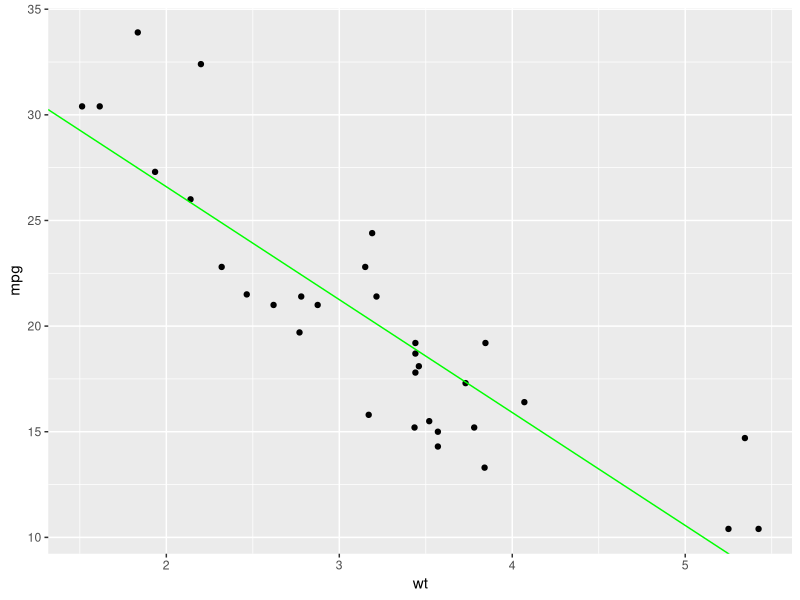
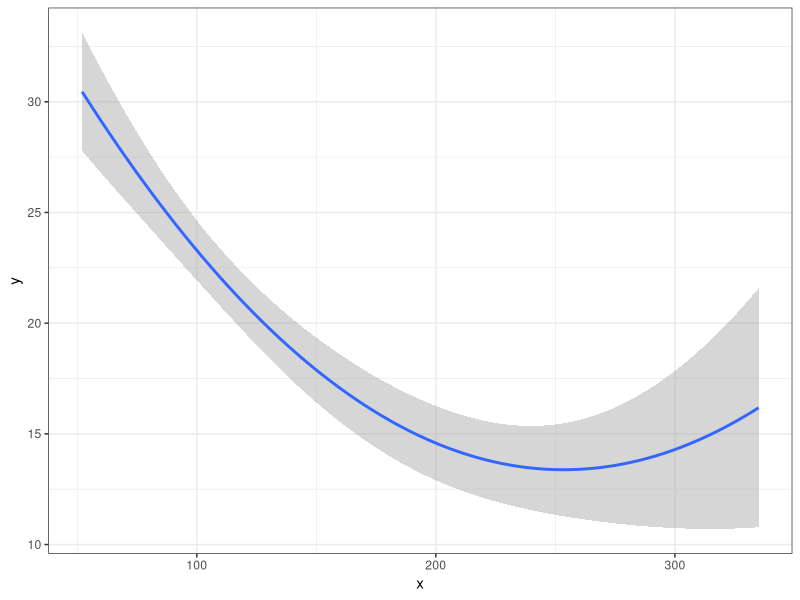

These charts were generated, in order, by the following R code:
## ---- chunk 1
knitr::opts_chunk$set(echo = TRUE)
## ---- chunk 2
library(dplyr)
library(ggplot2)
## ---- chunk 3
data(mtcars)
## ---- chunk 4
regresion_simple <- function(x, y) {
  n <- length(x)
  slope <- (n*sum(x*y) - sum(x)*sum(y)) / (n*sum(x^2) - sum(x)^2)
  intercept <- mean(y) - slope*mean(x)
  return(list(slope = slope, intercept = intercept))
}
## ---- chunk 5
modelo <- regresion_simple(mtcars$wt, mtcars$mpg)
## ---- chunk 6
cat("El coeficiente de regresión es", modelo$slope, "y el término de intercepción es", modelo$intercept)
## ---- chunk 7
ggplot(mtcars, aes(x = wt, y = mpg)) + 
  geom_point() + 
  geom_abline(intercept = modelo$intercept, slope = modelo$slope, color = "green")
## ---- chunk 8
library("tidyverse")
library("broom")
## ---- chunk 9
data(mtcars)
## ---- chunk 10
Comp_reg <- function(x, y, Comparacion = c("lineal", "cuadratico")){
  Dtf <- data.frame(x = x, y = y)
  tb1 <- list()
  tb2 <- list()
  Grafico <- list()
  if ("lineal" %in% Comparacion){
      Reg <- lm(y ~ x, data = Dtf)
      tb1[["lineal"]] <- broom::glance(Reg) %>% mutate(modelo = "lineal")
      tb2[["lineal"]] <- broom::tidy(Reg) %>% mutate(modelo = "lineal")
      Grafico[["Lineal"]] <- ggplot(data= Dtf, aes(x = x, y = y)) + stat_smooth(method = "lm", formula =  y ~ x) + theme_bw()
  }
  if ("cuadratico" %in% Comparacion){
  Reg <- lm(y ~ x +I(x^2), data = Dtf)
  tb1[["cuadratico"]] <- broom::glance(Reg) %>% mutate(modelo = "cuadratico")
  tb2[["cuadratico"]] <- broom::tidy(Reg) %>% mutate(modelo = "cuadratico")
  Grafico[["cuadratico"]] <- ggplot(data= Dtf, aes(x = x, y = y)) + stat_smooth(method = "lm", formula =  y ~ x + I(x^2)) + theme_bw()
  }
  Tabla1 <- tb1 %>% reduce(bind_rows) %>% arrange(AIC)
  Tabla2 <- tb2[[Tabla1$modelo[[1]]]]
  Grafico <- Grafico[[Tabla1$modelo[[1]]]]
  print(Grafico)
  return(list(Tabla_Modelo = Tabla1, Tabla_Parametros = Tabla2, Grafico = Grafico))
  }
## ---- chunk 11
  Res <- Comp_reg(x = mtcars$hp, y = mtcars$mpg)
